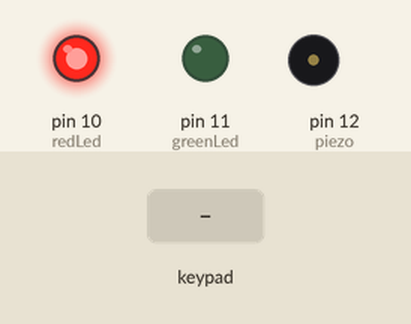
Simulated run of this sketch. Board: Arduino Uno, built with avr-gcc and run on an emulated ATmega328P. Parts: output pins drawn as LEDs (lit = HIGH), buzzer (waves = sounding). Inputs (shaded band) come from the test bench. What the sketch prints to the serial monitor is not drawn.

Above: at 1.2 s.
1.3 s: keypad keys 6 6 5 3 pressed 0.4 s apart
At 3.05 s:
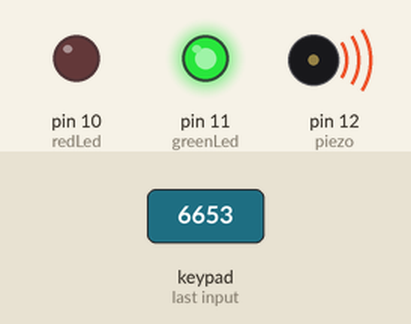
At 3.8 s:
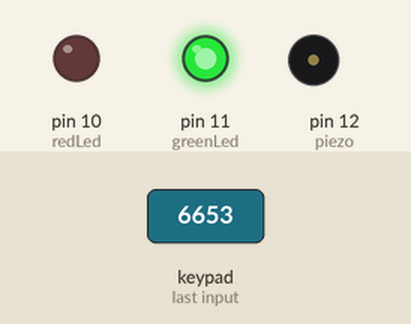
5.5 s: keypad keys 9 8 7 6 pressed 0.4 s apart
At 7.35 s:
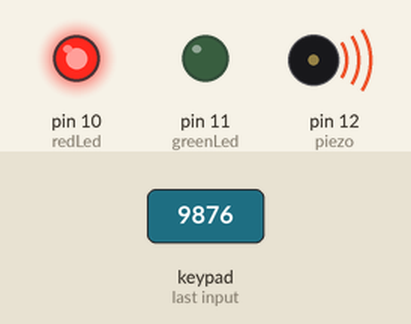
Timing chart, 0 to 9.5 s (numbered marks = the images above; inputs shaded):
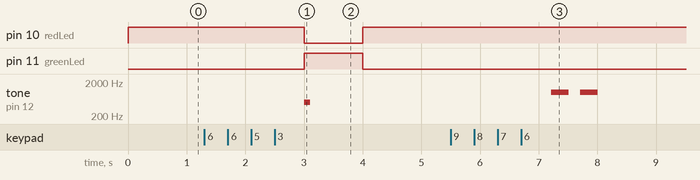

Measured:
- after the input at 1.3 s, pin 10 (redLed): HIGH → LOW after 1.7 s, → HIGH 1.0 s later; pin 11 (greenLed): LOW → HIGH after 1.7 s, → LOW 1.0 s later; tone on pin 12 (piezo): silent → 500 Hz after 1.7 s, → silent 0.10 s later
- after the input at 5.5 s, tone on pin 12 (piezo): alternates 1000 Hz for 0.30 s and silent for 0.20 s, 4 changes in all, then stays silent, starting after 1.7 s

The sketch:

password.ino
```cpp
#include <Keypad.h>

const byte ROWS = 4;  // Keypad rows
const byte COLS = 4;  // Keypad columns

const int redLed= 10;    // LED for access denied
const int greenLed =11;  // LED for access granted
const int piezo = 12;    // Buzzer pin

// Keypad layout (4x4 matrix)
char numPad[ROWS][COLS] = {
  {'1','2','3','A'},
  {'4','5','6','B'},
  {'7','8','9','C'},
  {'*','0','#','D'}
};

byte rowPins[ROWS] = {9, 8, 7, 6};  // Connect to keypad rows
byte colPins[COLS] = {5, 4, 3, 2};  // Connect to keypad columns


String password = "6653";
String input = "";         // Stores user input

Keypad myKeypad = Keypad(makeKeymap(numPad), rowPins, colPins, ROWS, COLS);

void setup() {
  pinMode(redLed, OUTPUT);
  pinMode(greenLed, OUTPUT);
  pinMode(piezo, OUTPUT);

  digitalWrite(redLed, HIGH);  // Start in locked state
  digitalWrite(greenLed, LOW);

  Serial.begin(9600);
  Serial.println("Enter Password: ");  // Initial prompt
}

void loop() {
  char key = myKeypad.getKey();  // Read pressed key

  if (key) {
    if (input.length() < 4) {     // Limit to 4 characters
      Serial.print('*');          // Mask input
      input += key;               // Add key to input string
    }
  }

  if (input.length() == 4) {     // When 4 digits entered
    delay(500);                  // Short debounce delay

    if (input == password) {      // Correct password
      grantAccess();
    } else {                      // Wrong password
      denyAccess();
    }

    resetSystem();  // Prepare for next attempt
  }
}

void grantAccess() {
  Serial.println("\nAccess Granted!");
  digitalWrite(redLed, LOW);
  digitalWrite(greenLed, HIGH);
  tone(piezo, 500, 100);  // Short beep -tone(pin, freq, duration)
  delay(1000);  // Hold success state
}

void denyAccess() {
  Serial.println("\nAccess Denied!");
  digitalWrite(redLed, HIGH);
  digitalWrite(greenLed, LOW);

  // Double beep pattern
  tone(piezo, 1000, 300);
  delay(500);
  tone(piezo, 1000, 300);
  delay(1000);
}

void resetSystem() {
  input = "";  // Clear input buffer
  digitalWrite(redLed, HIGH);  // Return to locked state
  digitalWrite(greenLed, LOW);
  Serial.println("\nEnter Password: ");  // New prompt
}
```
